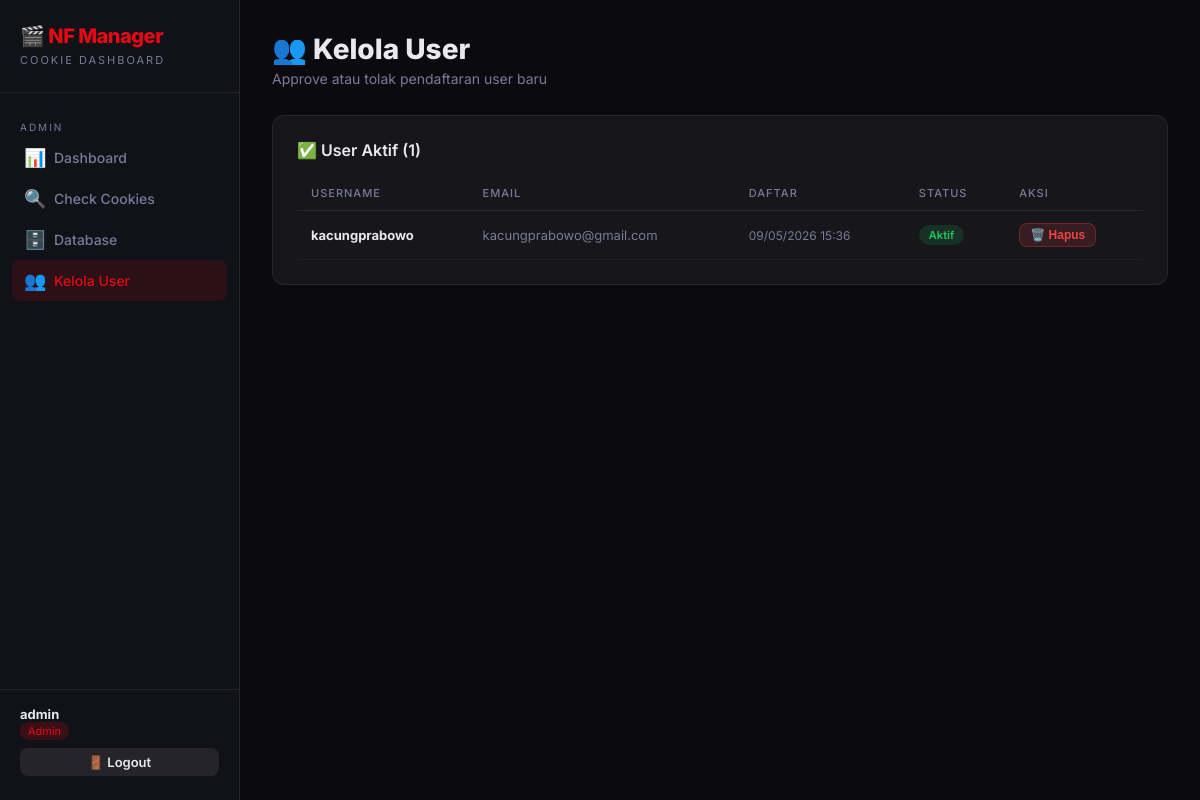
Page /admin/users (signed in) on the committed database.
### app/models.py (models this page shows)
class User(UserMixin, db.Model):
    __tablename__ = 'users'
    id = db.Column(db.Integer, primary_key=True)
    username = db.Column(db.String(80), unique=True, nullable=False)
    email = db.Column(db.String(120), unique=True, nullable=False)
    password_hash = db.Column(db.String(256), nullable=False)
    is_admin = db.Column(db.Boolean, default=False)
    is_approved = db.Column(db.Boolean, default=False)
    created_at = db.Column(db.DateTime, default=datetime.utcnow)

### app/admin.py (the view)
@admin_bp.route('/users')
@login_required
@admin_required
def users():
    all_users = User.query.filter_by(is_admin=False).order_by(User.created_at.desc()).all()
    return render_template('admin/users.html', users=all_users)

### app/admin.py (called while the page is built)
def admin_required(f):
    @wraps(f)
    def decorated(*args, **kwargs):
        if not current_user.is_authenticated or not current_user.is_admin:
            flash('Akses ditolak. Hanya admin yang bisa mengakses halaman ini.', 'danger')
            return redirect(url_for('auth.login'))
        return f(*args, **kwargs)
    return decorated

### app/templates/admin/users.html (shortened to what this page needs)
{% extends "base.html" %}
{% block content %}
<div class="page-header">
  <h2 class="page-title">👥 Kelola User</h2>
  <p class="page-subtitle">Approve atau tolak pendaftaran user baru</p>
</div>
{% set pending = users | selectattr('is_approved', 'equalto', false) | list %}
{% set approved = users | selectattr('is_approved', 'equalto', true) | list %}
<div class="card">
  <div class="card-title">✅ User Aktif ({{ approved|length }})</div>
  <div class="table-wrap">
    <table>
      <thead><tr><th>Username</th><th>Email</th><th>Daftar</th><th>Status</th><th>Aksi</th></tr></thead>
      <tbody>
        {% for u in approved %}
        <tr>
          <td><strong>{{ u.username }}</strong></td>
          <td style="color:var(--muted);">{{ u.email }}</td>
          <td style="font-size:12px;color:var(--muted);">{{ u.created_at.strftime('%d/%m/%Y %H:%M') if u.created_at else '—' }}</td>
          <td><span class="badge badge-success">Aktif</span></td>
          <td>
            <form method="POST" action="{{ url_for('admin.reject_user', user_id=u.id) }}" onsubmit="return confirm('Hapus user ini?')">
              <button class="btn btn-danger btn-xs">🗑️ Hapus</button>
            </form>
          </td>
        </tr>
        {% else %}
        <tr><td colspan="5" style="text-align:center;color:var(--muted);padding:30px;">Belum ada user.</td></tr>
        {% endfor %}
      </tbody>
    </table>
  </div>
</div>
{% endblock %}

### app/templates/base.html (shortened to what this page needs)
<!DOCTYPE html>
<html lang="id">
<head>
<link rel="stylesheet" href="{{ url_for('static', filename='css/style.css') }}">
</head>
<body>
<div class="layout">
  <aside class="sidebar">
    <div class="sidebar-logo">
      <h1>🎬 NF Manager</h1>
      <span>Cookie Dashboard</span>
    </div>
    {% if current_user.is_authenticated %}
    {% if current_user.is_admin %}
    <div class="nav-section">
      <div class="nav-label">Admin</div>
      <a href="{{ url_for('admin.dashboard') }}" class="nav-link {% if request.endpoint == 'admin.dashboard' %}active{% endif %}">
        <span class="icon">📊</span> Dashboard
      </a>
      <a href="{{ url_for('admin.check') }}" class="nav-link {% if request.endpoint in ['admin.check','admin.checking'] %}active{% endif %}">
        <span class="icon">🔍</span> Check Cookies
      </a>
      <a href="{{ url_for('admin.results') }}" class="nav-link {% if request.endpoint == 'admin.results' %}active{% endif %}">
        <span class="icon">🗄️</span> Database
      </a>
      <a href="{{ url_for('admin.users') }}" class="nav-link {% if request.endpoint == 'admin.users' %}active{% endif %}">
        <span class="icon">👥</span> Kelola User
      </a>
    </div>
    {% endif %}
    {% endif %}
    <div class="sidebar-footer">
      {% if current_user.is_authenticated %}
      <div class="sidebar-user">
        <strong>{{ current_user.username }}</strong>
        {% if current_user.is_admin %}<span class="badge-admin">Admin</span>{% else %}<span class="badge-user">User</span>{% endif %}
      </div>
      <a href="{{ url_for('auth.logout') }}" class="btn btn-secondary btn-sm" style="width:100%;justify-content:center;">🚪 Logout</a>
      {% endif %}
    </div>
  </aside>
  <main class="main-content">
    {% block content %}{% endblock %}
  </main>
</div>
</body>
</html>

### app/static/css/style.css (style rules this page uses)
:root { --bg: #0a0a0f; --bg2: #111118; --card: rgba(255,255,255,0.05); --border: rgba(255,255,255,0.08); --red: #E50914; --red2: #ff1c2b; --cyan: #00d4ff; --gold: #f5a623; --text: #e8e8f0; --muted: #7a7a9a; --success: #22c55e; --warning: #f59e0b; --danger: #ef4444; --info: #3b82f6; --radius: 12px; --shadow: 0 8px 32px rgba(0,0,0,0.4); }
* { margin: 0; padding: 0; box-sizing: border-box; }
body { background: var(--bg); color: var(--text); font-family: 'Inter', sans-serif; min-height: 100vh; }
.layout { display: flex; min-height: 100vh; }
.sidebar { width: 240px; background: var(--bg2); border-right: 1px solid var(--border); display: flex; flex-direction: column; padding: 24px 0; position: fixed; height: 100vh; overflow-y: auto; z-index: 100; }
.main-content { margin-left: 240px; flex: 1; padding: 32px; min-height: 100vh; }
.sidebar-logo { padding: 0 20px 24px; border-bottom: 1px solid var(--border); margin-bottom: 20px; }
.sidebar-logo h1 { font-size: 20px; font-weight: 800; color: var(--red); letter-spacing: -0.5px; }
.sidebar-logo span { font-size: 11px; color: var(--muted); text-transform: uppercase; letter-spacing: 2px; }
.nav-section { padding: 0 12px; margin-bottom: 8px; }
.nav-label { font-size: 10px; color: var(--muted); text-transform: uppercase; letter-spacing: 2px; padding: 8px 8px 4px; }
.nav-link { display: flex; align-items: center; gap: 10px; padding: 10px 12px; color: var(--muted); text-decoration: none; border-radius: 8px; font-size: 14px; font-weight: 500; transition: all 0.2s; }
.nav-link:hover, .nav-link.active { background: rgba(229,9,20,0.12); color: var(--text); }
.nav-link.active { color: var(--red); }
.nav-link .icon { font-size: 18px; width: 20px; }
.sidebar-footer { margin-top: auto; padding: 16px 20px 0; border-top: 1px solid var(--border); }
.sidebar-user { font-size: 13px; color: var(--muted); margin-bottom: 10px; }
.sidebar-user strong { color: var(--text); display: block; }
.badge-admin { background: rgba(229,9,20,0.2); color: var(--red); padding: 2px 8px; border-radius: 20px; font-size: 11px; }
.card { background: var(--card); border: 1px solid var(--border); border-radius: var(--radius); padding: 24px; backdrop-filter: blur(10px); }
.card-title { font-size: 16px; font-weight: 600; margin-bottom: 16px; color: var(--text); }
.page-header { margin-bottom: 28px; }
.page-title { font-size: 28px; font-weight: 800; color: var(--text); }
.page-subtitle { color: var(--muted); font-size: 14px; margin-top: 4px; }
.btn { display: inline-flex; align-items: center; gap: 8px; padding: 10px 20px; border-radius: 8px; font-size: 14px; font-weight: 600; cursor: pointer; border: none; transition: all 0.2s; text-decoration: none; }
.btn-secondary { background: var(--border); color: var(--text); }
.btn-danger { background: rgba(239,68,68,0.15); color: var(--danger); border: 1px solid rgba(239,68,68,0.3); }
.btn-sm { padding: 6px 14px; font-size: 13px; }
.btn-xs { padding: 4px 10px; font-size: 12px; }
.table-wrap { overflow-x: auto; }
table { width: 100%; border-collapse: collapse; font-size: 13px; }
thead tr { border-bottom: 1px solid var(--border); }
th { padding: 10px 14px; text-align: left; color: var(--muted); font-weight: 500; font-size: 11px; text-transform: uppercase; letter-spacing: 1px; }
td { padding: 12px 14px; border-bottom: 1px solid rgba(255,255,255,0.04); color: var(--text); vertical-align: middle; }
.badge { display: inline-block; padding: 3px 10px; border-radius: 20px; font-size: 11px; font-weight: 600; }
.badge-success { background: rgba(34,197,94,0.15); color: var(--success); }

### rows in the picture
User: username "admin"
User: username "kacungprabowo", email "kacungprabowo@gmail.com", created_at "09/05/2026 15:36"

### other values in the picture
{{ approved|length }} "1"
